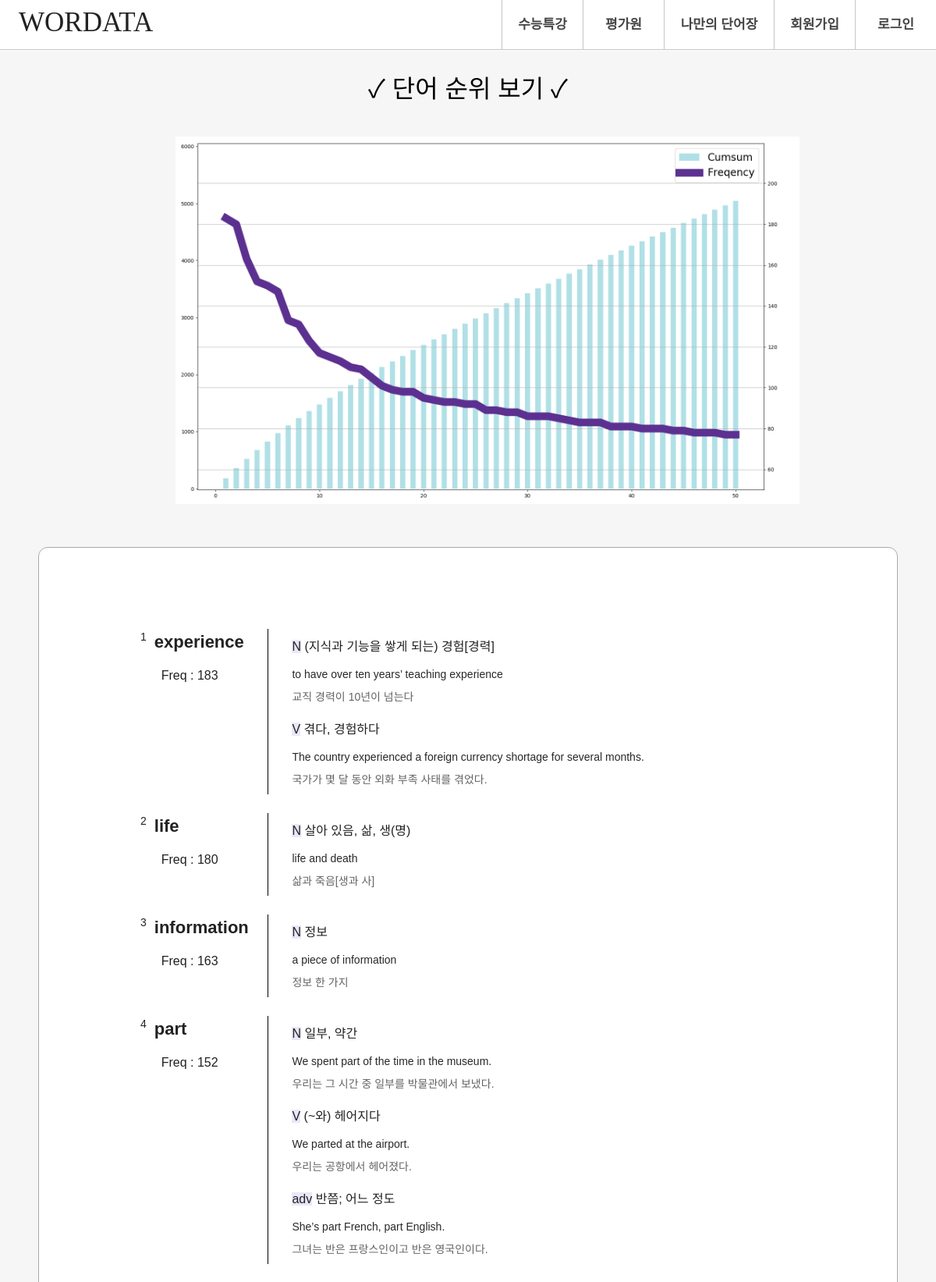
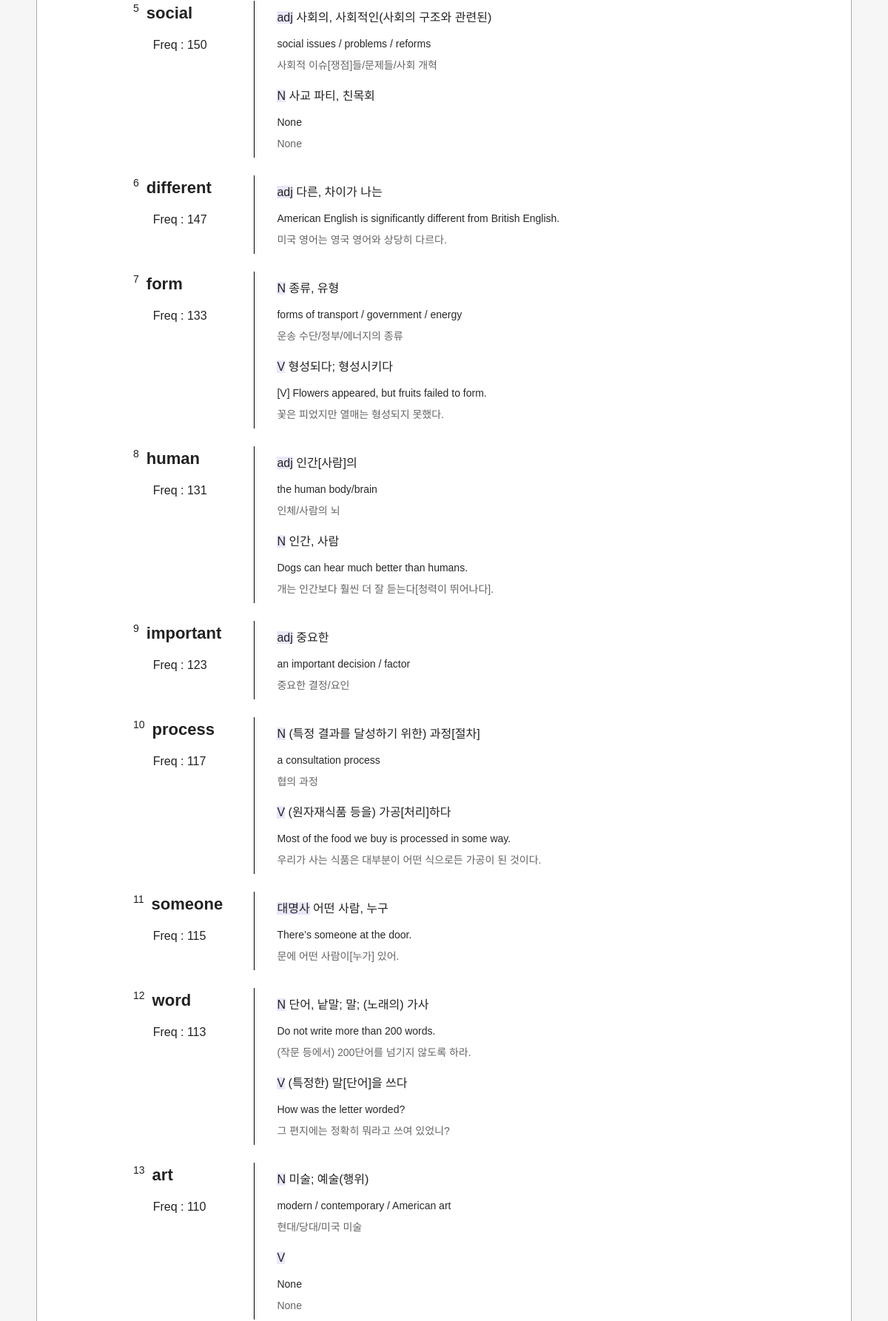
The page /suneung_words/ (upper part) on the database its author committed (2 pictures, top to bottom).
### analysis_text/models.py (models this page shows, shortened)
class Suneung(models.Model):
    numbering = models.IntegerField(default=0, blank=True, null=True)
    word = models.CharField(max_length=50, blank=True, null=True)
    part_of_speech = models.CharField(max_length=20, blank=True, null=True)
    meaning = models.CharField(max_length=40, blank=True, null=True)
    example_sentence = models.TextField(blank=True, null=True)
    sentence_interpretation = models.TextField(blank=True, null=True)
    word_of_frequency = models.IntegerField(default=0, blank=True, null=True)

### analysis_text/views.py (the view)
# urls.py: path('suneung_words/', views.suneung_words, name='suneung_words'),
def suneung_words(request):
    suneung_words = Suneung.objects.all()
    return render(request, 'analysis_text/suneung_words.html', {'suneung_words': suneung_words})

### templates/analysis_text/suneung_words.html (shortened to what this page needs)
{% extends 'layout.html' %}
{% block content %}
<div class="contents" style=" background-color: #F6F6F6; margin-top: -55px;">
    <div class="container">
        <div class="row" style="display: block; text-align: center;">
            <div class="uploadResult_info">
               <h2>&#10003; 단어 순위 보기 &#10003;</h2>
            </div>
            <div class="word_graph">
                <div class="graph_img">
                    <img src="../../static/img/soo.png" style="width: 50rem;";>
                </div>
            </div>
            <div class="endWord">
                <div class="word_user">
                {% for word in suneung_words %}
                    {% if word.numbering != Null %}
                    <div class="UR_box">
                        <div class="UR_one">
                            <div class="UR_eng">
                                <span class="UR_eng_first">{{word.numbering}}&nbsp;</span><span>&nbsp;<span style="font-weight: bold;">{{word.word}}</span></span>
                            </div>
                            <div class="UR_fq">
                                &nbsp;&nbsp;&nbsp;&nbsp;&nbsp;&nbsp;Freq : {{word.word_of_frequency}}
                            </div>
                        </div>
                        <div class="UR_two">
                            <div class="UR_mean">
                                <span class="UR_mean_first">{{word.part_of_speech}}</span><span class="UR_mean_second">&nbsp;{{word.meaning}}</span>
                            </div>
                            <div class="UR_ex">
                                {{word.example_sentence}}
                            </div>
                            <div class="UR_exkor">
                                {{word.sentence_interpretation}}
                            </div>
                        </div>
                    </div>
                    {% else%}
                    <div class="UR_box">
                        <div class="UR_one">
                            <div class="UR_eng">
                                <span class="UR_eng_first">&nbsp;</span><span>&nbsp;</span>
                            </div>
                        </div>
                        <div class="UR_two">
                            <div class="UR_mean">
                                <span class="UR_mean_first">{{word.part_of_speech}}</span><span class="UR_mean_second">&nbsp;{{word.meaning}}</span>
                            </div>
                            <div class="UR_ex">
                                {{word.example_sentence}}
                            </div>
                            <div class="UR_exkor">
                                {{word.sentence_interpretation}}
                            </div>
                        </div>
                    </div>
                    {% endif %}
                {% endfor %}
                </div>
            </div>
        </div>
    </div>
</div>
{% endblock %}

### templates/layout.html (shortened to what this page needs)
{% load staticfiles %}
<!DOCTYPE html>
<html lang="ko">
<head>
    <link rel="stylesheet" href="{% static 'css/reset.css' %}">
    <link rel="stylesheet" href="{% static 'css/style.css' %}">
    <link rel="stylesheet" href="{% static 'css/swiper.css' %}">
    <link rel="stylesheet" href="{% static 'css/font-awesome.css' %}">
</head>
<body>
 <header id="header">
    <div class="container">
        <div class="row">
            <div class="header clearfix">
                <h1>
                    <a href="{% url 'main:home' %}">
                        <h2>WORDATA</h2>
                    </a>
                </h1>
                <nav class="nav">
                    <ul class="clearfix">
                        <li><a href="{% url 'analysis_text:suneung_words' %}">수능특강</a></li>
                        <li><a href="{% url 'analysis_text:pyeonggawon_words' %}">평가원</a></li>
                        <li class="myvoca"><a href="{% url 'analysis_text:dataframe_words' %}">나만의 단어장</a></li>
                        <li><a href="{% url 'main:signup' %}">회원가입</a></li>
                        <li><a href="{% url 'main:login' %}">로그인</a></li>
                    </ul>
                </nav>
            </div>
        </div>
    </div>
</header>
{% block content %}{% endblock %}
</body>
</html>

### static/css/style.css (style rules this page uses)
#header { width: 100%; height: 63px; border-bottom: 1px solid #c6c6c6; position: fixed; top: 0px; right: 0; left: 0; z-index: 1030; background-color: #fff; }
.container { position: relative; width: 1280px; margin: 0 auto; background: rgba(0,0,0,0); }
.row { padding: 0 24px; }
.header h1 { float: left; }
.header h1 h2 { width: 200px; height: 50px; font-size: 35px; text-align: left; margin-top: 3px; font-family: 'Ubuntu'; }
.header .nav { float: right; }
.header .nav ul { border-left: 1px solid #c6c6c6; }
.header .nav ul li { float: left; width: 103px; text-align: center; border-right: 1px solid #c6c6c6; }
.header .nav ul li a { display: block; padding: 19px 10px; font-size: 17px; font-weight: 700; color: #444; }
.header .nav .myvoca { display: block; padding: 0px 10px; font-size: 17px; font-weight: 700; color: #444; width: 120px; }
@media (max-width: 1290px) { .container { width: 100%; } }
@media (max-width: 1290px) { #header .row { padding-right: 0; } }
@media (max-width: 1290px) { .header .nav li:last-child { border-right: 0; } }
.uploadResult_info h2 { font-size: 32px; text-align: center; margin: 0 auto; margin-bottom: 40px; margin-top: -25px; padding-top: 25px; color: #000; }
.uploadResult_info { display: block; width: 1050px; height: 60px; margin: 0 auto; margin-top: 120px; margin-bottom: 50px; }
.endWord { text-align: center; width: 1100px; border: 1px solid #aaaaaa; background-color: #fff; display: inline-block; border-radius: 12px; padding: 5rem 0; }
.UR_box { text-align: left; font-size: 16px; padding: 0 130px; }
.UR_one { display: inline-block; padding-right: 24px; vertical-align: top; width: 135px; }
.UR_eng { font-size: 22px; }
.UR_eng_first { font-size: 14px; vertical-align: top; }
.UR_fq { margin-top: 15px; }
.UR_two { width: 70%; border-left: 1px solid #000; text-align: left; display: inline-block; padding: 0.5rem 20px; }
.UR_mean { display: inline-block; padding: 0px 10px; margin-top: 3px; margin-bottom: 13px; }
.UR_mean_first { background-color: #EAE7FA; }
.UR_mean_second { overflow: visible; text-align: justify; }
.UR_ex { width: 620px; padding: 0px 10px; font-size: 14px; color: #282828; overflow: visible; text-align: justify; }
.UR_exkor { width: 620px; padding: 0px 10px; margin-top: 8px; font-size: 14px; color: #646464; overflow: visible; text-align: justify; }
.word_graph { text-align: center; margin-bottom: 50px; }
.graph_img { display: inline-block; width: 750px; height: 300px; }

### rows shown on the page
Suneung: numbering "1", word "experience", word_of_frequency "183", part_of_speech "N", meaning "(지식과 기능을 쌓게 되는) 경험[경력]", example_sentence "to have over ten years’ teaching experience", sentence_interpretation "교직 경력이 10년이 넘는다"
Suneung: part_of_speech "V", meaning "겪다, 경험하다", example_sentence "The country experienced a foreign currency shortage for several months.", sentence_interpretation "국가가 몇 달 동안 외화 부족 사태를 겪었다."
Suneung: numbering "2", word "life", word_of_frequency "180", part_of_speech "N", meaning "살아 있음, 삶, 생(명)", example_sentence "life and death", sentence_interpretation "삶과 죽음[생과 사]"
Suneung: numbering "3", word "information", word_of_frequency "163", part_of_speech "N", meaning "정보", example_sentence "a piece of information", sentence_interpretation "정보 한 가지"
Suneung: numbering "4", word "part", word_of_frequency "152", part_of_speech "N", meaning "일부, 약간", example_sentence "We spent part of the time in the museum.", sentence_interpretation "우리는 그 시간 중 일부를 박물관에서 보냈다."
Suneung: part_of_speech "V", meaning "(~와) 헤어지다", example_sentence "We parted at the airport.", sentence_interpretation "우리는 공항에서 헤어졌다."
Suneung: part_of_speech "adv", meaning "반쯤; 어느 정도", example_sentence "She’s part French, part English.", sentence_interpretation "그녀는 반은 프랑스인이고 반은 영국인이다."
Suneung: numbering "5", word "social", word_of_frequency "150", part_of_speech "adj", meaning "사회의, 사회적인(사회의 구조와 관련된)", example_sentence "social issues / problems / reforms", sentence_interpretation "사회적 이슈[쟁점]들/문제들/사회 개혁"
Suneung: part_of_speech "N", meaning "사교 파티, 친목회", example_sentence "None", sentence_interpretation "None"
Suneung: numbering "6", word "different", word_of_frequency "147", part_of_speech "adj", meaning "다른, 차이가 나는", example_sentence "American English is significantly different from British English.", sentence_interpretation "미국 영어는 영국 영어와 상당히 다르다."
Suneung: numbering "7", word "form", word_of_frequency "133", part_of_speech "N", meaning "종류, 유형", example_sentence "forms of transport / government / energy", sentence_interpretation "운송 수단/정부/에너지의 종류"
Suneung: part_of_speech "V", meaning "형성되다; 형성시키다", example_sentence "[V] Flowers appeared, but fruits failed to form.", sentence_interpretation "꽃은 피었지만 열매는 형성되지 못했다."
Suneung: numbering "8", word "human", word_of_frequency "131", part_of_speech "adj", meaning "인간[사람]의", example_sentence "the human body/brain", sentence_interpretation "인체/사람의 뇌"
Suneung: part_of_speech "N", meaning "인간, 사람", example_sentence "Dogs can hear much better than humans.", sentence_interpretation "개는 인간보다 훨씬 더 잘 듣는다[청력이 뛰어나다]."
Suneung: numbering "9", word "important", word_of_frequency "123", part_of_speech "adj", meaning "중요한", example_sentence "an important decision / factor", sentence_interpretation "중요한 결정/요인"
Suneung: numbering "10", word "process", word_of_frequency "117", part_of_speech "N", meaning "(특정 결과를 달성하기 위한) 과정[절차]", example_sentence "a consultation process", sentence_interpretation "협의 과정"
Suneung: part_of_speech "V", meaning "(원자재식품 등을) 가공[처리]하다", example_sentence "Most of the food we buy is processed in some way.", sentence_interpretation "우리가 사는 식품은 대부분이 어떤 식으로든 가공이 된 것이다."
Suneung: numbering "11", word "someone", word_of_frequency "115", part_of_speech "대명사", meaning "어떤 사람, 누구", example_sentence "There’s someone at the door.", sentence_interpretation "문에 어떤 사람이[누가] 있어."
Suneung: numbering "12", word "word", word_of_frequency "113", part_of_speech "N", meaning "단어, 낱말; 말; (노래의) 가사", example_sentence "Do not write more than 200 words.", sentence_interpretation "(작문 등에서) 200단어를 넘기지 않도록 하라."
Suneung: part_of_speech "V", meaning "(특정한) 말[단어]을 쓰다", example_sentence "How was the letter worded?", sentence_interpretation "그 편지에는 정확히 뭐라고 쓰여 있었니?"
Suneung: numbering "13", word "art", word_of_frequency "110", part_of_speech "N", meaning "미술; 예술(행위)", example_sentence "modern / contemporary / American art", sentence_interpretation "현대/당대/미국 미술"
Suneung: part_of_speech "V", example_sentence "None", sentence_interpretation "None"
